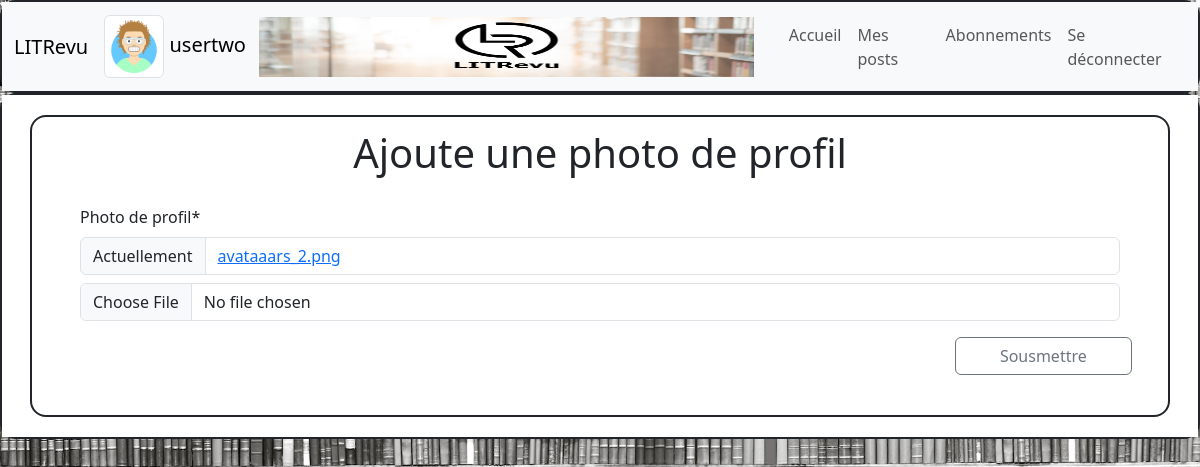
The app's page /profile_photo/upload/ (signed in) with its own data.
### authentication/models.py (models this page shows)
class User(AbstractUser):
    profile_photo = models.ImageField(verbose_name="photo de profil")

### authentication/views.py (the view, shortened to what this page needs)
def upload_profile_photo(request):
    form = forms.UploadProfilePhotoForm(instance=request.user)
    return render(
        request,
        "authentication/upload_profile_photo.html",
        context={"form": form},
    )

### authentication/forms.py
class UploadProfilePhotoForm(forms.ModelForm):
    class Meta:
        model = get_user_model()
        fields = ("profile_photo",)

### authentication/templates/authentication/upload_profile_photo.html (shortened to what this page needs)
{% extends 'base.html' %}
{% block content %}
  {% load crispy_forms_tags %}
  <div class="white-background">
    <div class="px-5 py-2 container border border-2 border-dark rounded-4">
      <div class="row pt-1 pb-3">
        <h1 class="col text-center">Ajoute une photo de profil</h1>
      </div>
      <form
        class="row pt-1 pb-3 justify-content-end"
        method="post"
        enctype="multipart/form-data"
      >
        {{ form|crispy }}
        <button class="col-2 btn btn-outline-secondary" type="submit">
          Sousmettre
        </button>
      </form>
    </div>
  </div>
{% endblock content %}

### templates/base.html (shortened to what this page needs)
{% load static %}
<html lang="fr" xmlns="http://www.w3.org/1999/html">
  <head>
    <link rel="stylesheet" href="{% static 'style.css' %}" />
    <link rel="stylesheet" href="{% static 'css/bootstrap.min.css' %}" />
    <link rel="stylesheet" href="{% static 'css/star-ratings.css' %}" />
  </head>
  <body>
    <div class="container-fluid border border-2 border-dark rounded-4 ml-3 p-0">
      <nav class="navbar navbar-expand-lg navbar-light bg-light" role="navigation" aria-label="Navigation principale">
        <div class="container-fluid">
          <a class="navbar-brand" role="navigation" aria-label="Retour page d accueil" href="{% url 'home' %}">LITRevu</a>
          {% if user.is_authenticated %}
            <a class="navbar-brand" href="{% url 'upload_profile_photo' %}">
              {% if user.profile_photo %}
                <img src="{{ user.profile_photo.url }}" alt="ProfilePicture" width="60" class="img-thumbnail d-inline-block align-text-center" />
              {% else %}
                <img src="{% static 'images/default_profile.png' %}" alt="ProfilePicture" width="60" class="img-thumbnail d-inline-block align-text-center" />
              {% endif %}
              {{ request.user }}
            </a>
            <a class="justify-content-center collapse navbar-collapse" role="navigation" aria-label="Retour page d'accueil"><img src="{% static 'images/banner.png' %}" class="banner-image" alt="Bannière" style="padding-bottom: 0px;margin-right: 0px;padding-left: 0px;margin-left: auto;padding-right: 27px;" width="522" height="60" /></a>
            <div class="collapse navbar-collapse" id="navbarNav">
              <ul class="navbar-nav ms-auto">
                <li class="nav-item">
                  <a class="nav-link" href="{% url 'home' %}">Accueil</a>
                </li>
                <li class="nav-item">
                  <a class="nav-link" href="{% url 'edit_post' %}">Mes posts</a>
                </li>
                <li class="nav-item">
                  <a class="nav-link" href="{% url 'follow_users' %}">Abonnements</a>
                </li>
                <li class="nav-item">
                  <a class="nav-link" href="{% url 'logout' %}">Se déconnecter</a>
                </li>
              </ul>
            </div>
          {% endif %}
        </div>
      </nav>
    </div>
    <div class="container-fluid border border-2 border-dark rounded-4 ml-3 p-0">
      {% block content %}
      {% endblock %}
    </div>
  </body>
</html>

### static/style.css (style rules this page uses)
body { background-image: url("/static/images/fond.jpg"); background-size: cover; background-position: center; }
.white-background { background-color: white; padding: 20px; }

### records on screen
User: profile_photo (picture), user "usertwo"
